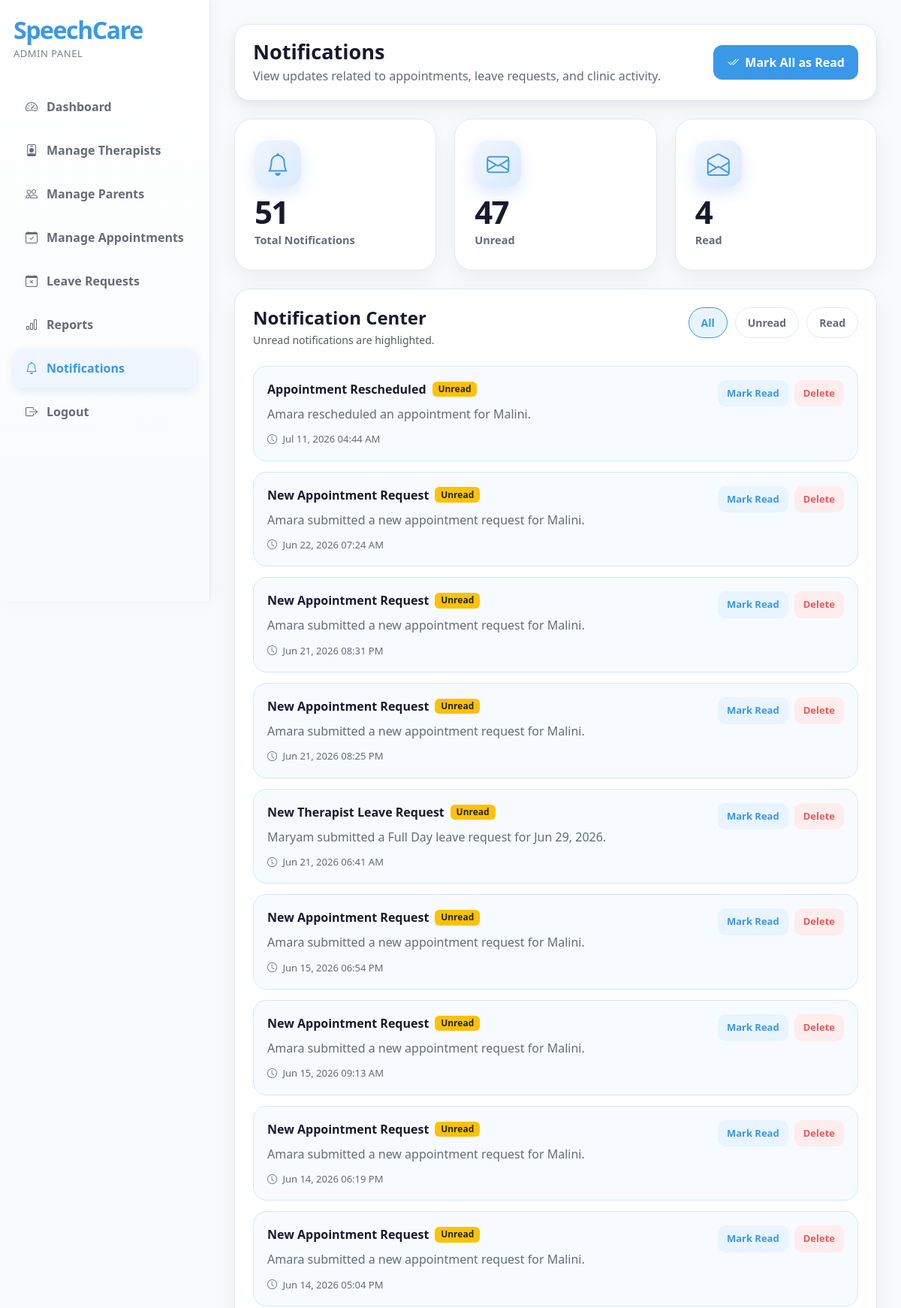
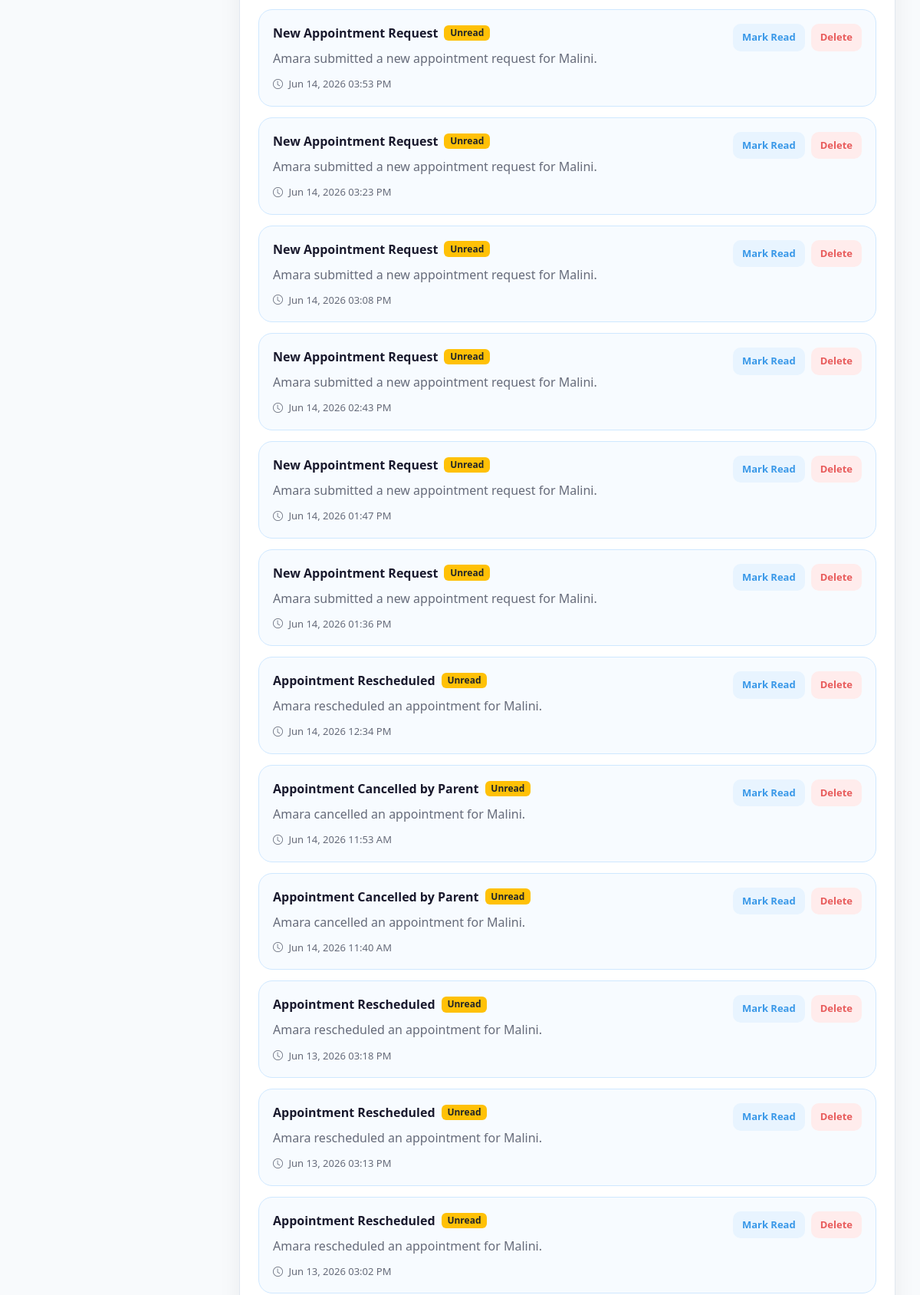
Page /admin/notifications.php (signed in, upper part) on the committed database (2 pictures, top to bottom).
### tables this page shows
CREATE TABLE `notifications` (
  `notification_id` int(11) NOT NULL,
  `user_type` enum('parent','therapist','admin') NOT NULL,
  `user_id` int(11) NOT NULL,
  `title` varchar(150) NOT NULL,
  `message` text NOT NULL,
  `status` enum('unread','read') DEFAULT 'unread',
  `created_at` timestamp NOT NULL DEFAULT current_timestamp()
);

### admin/notifications.php (called while the page is built)
<?php
include "../includes/auth_admin.php";
include "../includes/functions.php";
$notification_user_type = "admin";
$notification_user_id = $_SESSION["admin_id"];
$panel_name = "Admin Panel";
$sidebar_class = "admin-sidebar";
$sidebar_links = [
    [
        "href" => "dashboard.php",
        "icon" => "bi-speedometer2",
        "label" => "Dashboard",
        "active" => false
    ],
    [
        "href" => "manage-therapists.php",
        "icon" => "bi-person-badge",
        "label" => "Manage Therapists",
        "active" => false
    ],
    [
        "href" => "manage-parents.php",
        "icon" => "bi-people",
        "label" => "Manage Parents",
        "active" => false
    ],
    [
        "href" => "manage-appointments.php",
        "icon" => "bi-calendar-check",
        "label" => "Manage Appointments",
        "active" => false
    ],
    [
        "href" => "manage-leave-requests.php",
        "icon" => "bi-calendar-x",
        "label" => "Leave Requests",
        "active" => false
    ],
    [
        "href" => "reports.php",
        "icon" => "bi-bar-chart",
        "label" => "Reports",
        "active" => false
    ],
    [
        "href" => "notifications.php",
        "icon" => "bi-bell",
        "label" => "Notifications",
        "active" => true
    ],
    [
        "href" => "../logout.php",
        "icon" => "bi-box-arrow-right",
        "label" => "Logout",
        "active" => false
    ]
];
include "../includes/notifications_page.php";
?>

### includes/functions.php (called while the page is built, shortened)
<?php
function escapeOutput($data) {
    return htmlspecialchars($data ?? "", ENT_QUOTES, "UTF-8");
}
function displayStatusText($status) {
    return ucwords(str_replace("_", " ", $status));
}
?>

### includes/notifications_page.php (the view, shortened to what this page needs)
<?php
$status_filter = isset($_GET["status"]) ? cleanInput($_GET["status"]) : "all";
$where_parts = [
    "user_type = ?",
    "user_id = ?"
];
$params = [$notification_user_type, $notification_user_id];
$types = "si";
$where_sql = "WHERE " . implode(" AND ", $where_parts);
$notifications_sql = "SELECT
                        notification_id,
                        title,
                        message,
                        status,
                        created_at
                      FROM notifications
                      $where_sql
                      ORDER BY created_at DESC";
$notifications_stmt = mysqli_prepare($conn, $notifications_sql);
mysqli_stmt_bind_param($notifications_stmt, $types, ...$params);
mysqli_stmt_execute($notifications_stmt);
$notifications_result = mysqli_stmt_get_result($notifications_stmt);
$total_sql = "SELECT COUNT(*) AS total
              FROM notifications
              WHERE user_type = ?
              AND user_id = ?";
$total_stmt = mysqli_prepare($conn, $total_sql);
mysqli_stmt_bind_param($total_stmt, "si", $notification_user_type, $notification_user_id);
mysqli_stmt_execute($total_stmt);
$total_result = mysqli_stmt_get_result($total_stmt);
$total_count = mysqli_fetch_assoc($total_result)["total"];
$unread_sql = "SELECT COUNT(*) AS total
               FROM notifications
               WHERE user_type = ?
               AND user_id = ?
               AND status = 'unread'";
$unread_stmt = mysqli_prepare($conn, $unread_sql);
mysqli_stmt_bind_param($unread_stmt, "si", $notification_user_type, $notification_user_id);
mysqli_stmt_execute($unread_stmt);
$unread_result = mysqli_stmt_get_result($unread_stmt);
$unread_count = mysqli_fetch_assoc($unread_result)["total"];
$read_sql = "SELECT COUNT(*) AS total
             FROM notifications
             WHERE user_type = ?
             AND user_id = ?
             AND status = 'read'";
$read_stmt = mysqli_prepare($conn, $read_sql);
mysqli_stmt_bind_param($read_stmt, "si", $notification_user_type, $notification_user_id);
mysqli_stmt_execute($read_stmt);
$read_result = mysqli_stmt_get_result($read_stmt);
$read_count = mysqli_fetch_assoc($read_result)["total"];
function notificationStatusClass($status) {
    if ($status === "unread") {
        return "badge bg-warning text-dark";
    }
    return "badge bg-secondary";
}
?>
<!DOCTYPE html>
<html lang="en">
<head>
    <link href="https://cdn.jsdelivr.net/npm/bootstrap@5.3.3/dist/css/bootstrap.min.css" rel="stylesheet">
    <link href="https://cdn.jsdelivr.net/npm/bootstrap-icons@1.11.3/font/bootstrap-icons.css" rel="stylesheet">
    <link rel="stylesheet" href="../assets/css/dashboard.css">
</head>
<body>
<div class="dashboard-wrapper">
    <aside class="sidebar <?php echo escapeOutput($sidebar_class); ?>">
        <div class="sidebar-logo">SpeechCare</div>
        <div class="sidebar-subtitle"><?php echo escapeOutput($panel_name); ?></div>
        <nav class="sidebar-menu">
            <?php foreach ($sidebar_links as $link) { ?>
                <a href="<?php echo escapeOutput($link["href"]); ?>" class="<?php echo $link["active"] ? "active" : ""; ?>">
                    <i class="bi <?php echo escapeOutput($link["icon"]); ?>"></i>
                    <?php echo escapeOutput($link["label"]); ?>
                </a>
            <?php } ?>
        </nav>
    </aside>
    <main class="main-content">
        <div class="top-bar d-flex justify-content-between align-items-center flex-wrap gap-3">
            <div>
                <h1 class="page-title">Notifications</h1>
                <p class="page-subtitle">View updates related to appointments, leave requests, and clinic activity.</p>
            </div>
            <?php if ($unread_count > 0) { ?>
                <form method="POST" action="">
                    <button type="submit" name="mark_all_read" class="action-btn-primary">
                        <i class="bi bi-check2-all me-1"></i>
                        Mark All as Read
                    </button>
                </form>
            <?php } ?>
        </div>
        <div class="row g-4 mb-4">
            <div class="col-md-4">
                <div class="stat-card">
                    <div class="stat-icon"><i class="bi bi-bell"></i></div>
                    <div class="stat-number"><?php echo $total_count; ?></div>
                    <div class="stat-label">Total Notifications</div>
                </div>
            </div>
            <div class="col-md-4">
                <div class="stat-card">
                    <div class="stat-icon"><i class="bi bi-envelope"></i></div>
                    <div class="stat-number"><?php echo $unread_count; ?></div>
                    <div class="stat-label">Unread</div>
                </div>
            </div>
            <div class="col-md-4">
                <div class="stat-card">
                    <div class="stat-icon"><i class="bi bi-envelope-open"></i></div>
                    <div class="stat-number"><?php echo $read_count; ?></div>
                    <div class="stat-label">Read</div>
                </div>
            </div>
        </div>
        <div class="content-card">
            <div class="d-flex justify-content-between align-items-start flex-wrap gap-3 mb-4">
                <div>
                    <h4 class="fw-bold mb-1">Notification Center</h4>
                    <p class="text-muted small mb-0">Unread notifications are highlighted.</p>
                </div>
                <div class="filter-tabs">
                    <a href="notifications.php?status=all" class="<?php echo $status_filter === 'all' ? 'active' : ''; ?>">All</a>
                    <a href="notifications.php?status=unread" class="<?php echo $status_filter === 'unread' ? 'active' : ''; ?>">Unread</a>
                    <a href="notifications.php?status=read" class="<?php echo $status_filter === 'read' ? 'active' : ''; ?>">Read</a>
                </div>
            </div>
            <?php if (mysqli_num_rows($notifications_result) > 0) { ?>
                <?php while ($notification = mysqli_fetch_assoc($notifications_result)) { ?>
                    <div class="notification-item <?php echo $notification["status"] === "unread" ? "unread" : ""; ?>">
                        <div class="d-flex justify-content-between align-items-start flex-wrap gap-3">
                            <div style="flex: 1;">
                                <div class="d-flex align-items-center gap-2 flex-wrap mb-2">
                                    <div class="notification-title mb-0">
                                        <?php echo escapeOutput($notification["title"]); ?>
                                    </div>
                                    <span class="<?php echo notificationStatusClass($notification["status"]); ?>">
                                        <?php echo displayStatusText($notification["status"]); ?>
                                    </span>
                                </div>
                                <div class="notification-message">
                                    <?php echo escapeOutput($notification["message"]); ?>
                                </div>
                                <div class="notification-date">
                                    <i class="bi bi-clock me-1"></i>
                                    <?php echo date("M d, Y h:i A", strtotime($notification["created_at"])); ?>
                                </div>
                            </div>
                            <div class="d-flex gap-2 flex-wrap">
                                <?php if ($notification["status"] === "unread") { ?>
                                    <form method="POST" action="">
                                        <button type="submit" name="mark_read" class="small-action-btn btn-read">
                                            Mark Read
                                        </button>
                                    </form>
                                <?php } ?>
                                <form method="POST" action="" onsubmit="return confirm('Delete this notification?');">
                                    <button type="submit" name="delete_notification" class="small-action-btn btn-delete">
                                        Delete
                                    </button>
                                </form>
                            </div>
                        </div>
                    </div>
                <?php } ?>
            <?php } ?>
        </div>
    </main>
</div>
</body>
</html>

### assets/css/dashboard.css (style rules this page uses)
:root { --primary-blue: #3998E8; --primary-blue-dark: #1F7FD1; --primary-blue-light: #E8F4FF; --sidebar-bg: #ffffff; --sidebar-active-bg: #eff6ff; --sidebar-hover-bg: #f1f5f9; --soft-bg: #f8fafc; --dark-text: #19192D; --gray-text: #666B7A; --light-border: #e2e8f0; --medium-border: #cbd5e1; --success: #2CB67D; --warning: #F6B23D; --danger: #E85C5C; --admin-dark: #F3F9FF; }
body { font-family: 'Segoe UI', sans-serif; background: var(--soft-bg); color: var(--dark-text); }
.dashboard-wrapper { min-height: 100vh; display: flex; }
.sidebar { width: 280px; min-height: 100vh; background: var(--sidebar-bg); border-right: 1px solid var(--light-border); box-shadow: 4px 0 20px rgba(0, 0, 0, 0.04); padding: 24px 18px; position: fixed; left: 0; top: 0; }
.admin-sidebar { background: linear-gradient(180deg, #ffffff 0%, #f8fafc 100%); border-right: 1px solid var(--light-border); }
.sidebar-logo { font-family: 'Segoe UI', sans-serif; font-size: 32px; font-weight: 600; letter-spacing: -1.4px; color: var(--primary-blue); margin-bottom: 6px; line-height: 1; }
.sidebar-subtitle { font-size: 13px; font-weight: 500; color: var(--gray-text); letter-spacing: 0.5px; margin-bottom: 34px; opacity: 0.85; text-transform: uppercase; }
.admin-sidebar .sidebar-subtitle { color: var(--gray-text); }
.sidebar-menu a { display: flex; align-items: center; gap: 12px; padding: 14px 16px; border-radius: 12px; color: var(--gray-text); text-decoration: none; margin-bottom: 6px; font-weight: 600; transition: 0.2s ease; }
.sidebar-menu a:hover, .sidebar-menu a.active { background: var(--sidebar-active-bg); color: var(--primary-blue); box-shadow: 0 4px 12px rgba(37, 99, 235, 0.12); }
.admin-sidebar .sidebar-menu a { color: var(--gray-text); }
.admin-sidebar .sidebar-menu a:hover, .admin-sidebar .sidebar-menu a.active { background: var(--sidebar-active-bg); color: var(--primary-blue); }
.sidebar-menu a i, .sidebar-menu a svg { color: inherit; }
.main-content { background: var(--soft-bg); margin-left: 280px; width: calc(100% - 280px); padding: 32px; }
.top-bar { background: #ffffff; border: 1px solid var(--light-border); border-radius: 20px; padding: 20px 24px; box-shadow: 0 10px 30px rgba(0, 0, 0, 0.06), 0 4px 12px rgba(0, 0, 0, 0.04); margin-bottom: 24px; transition: all 0.3s ease; }
.page-title { font-size: 27px; font-weight: 700; color: var(--dark-text); margin-bottom: 4px; }
.page-subtitle { color: var(--gray-text); margin: 0; }
.stat-card { background: #ffffff; border: 1px solid var(--light-border); border-radius: 24px; padding: 28px 26px; height: 100%; position: relative; overflow: hidden; transition: all 0.4s cubic-bezier(0.4, 0, 0.2, 1); box-shadow: 0 10px 30px rgba(0, 0, 0, 0.06); }
.stat-card::before { content: ''; position: absolute; top: 0; left: 0; width: 100%; height: 4px; background: linear-gradient(90deg, var(--primary-blue), #60a5fa); opacity: 0; transition: opacity 0.3s ease; }
.stat-icon { width: 62px; height: 62px; border-radius: 18px; background: linear-gradient(135deg, #eff6ff, #dbeafe); color: var(--primary-blue); display: flex; align-items: center; justify-content: center; font-size: 30px; box-shadow: 0 8px 20px rgba(37, 99, 235, 0.15); transition: all 0.3s ease; margin-bottom: 12px; }
.stat-number { font-size: 42px; font-weight: 700; line-height: 1; letter-spacing: -1.8px; color: var(--dark-text); margin-bottom: 6px; transition: all 0.3s ease; }
.stat-label { font-size: 14.5px; font-weight: 600; color: var(--gray-text); text-transform: none; }
.content-card { background: #ffffff; border: 1px solid var(--light-border); border-radius: 20px; padding: 24px; box-shadow: 0 10px 30px rgba(0, 0, 0, 0.06); }
.action-btn-primary { background: var(--primary-blue); border: none; color: #ffffff; border-radius: 12px; padding: 11px 18px; font-weight: 700; transition: 0.2s ease; }
.filter-tabs { display: flex; gap: 10px; flex-wrap: wrap; }

### rows in the picture
notifications: title "Appointment Rescheduled", status "Unread", message "Amara rescheduled an appointment for Malini.", created_at "Jul 11, 2026 04:44 AM"
notifications: title "New Appointment Request", status "Unread", message "Amara submitted a new appointment request for Malini.", created_at "Jun 22, 2026 07:24 AM"
notifications: title "New Appointment Request", status "Unread", message "Amara submitted a new appointment request for Malini.", created_at "Jun 21, 2026 08:31 PM"
notifications: title "New Appointment Request", status "Unread", message "Amara submitted a new appointment request for Malini.", created_at "Jun 21, 2026 08:25 PM"
notifications: title "New Therapist Leave Request", status "Unread", message "Maryam submitted a Full Day leave request for Jun 29, 2026.", created_at "Jun 21, 2026 06:41 AM"
notifications: title "New Appointment Request", status "Unread", message "Amara submitted a new appointment request for Malini.", created_at "Jun 15, 2026 06:54 PM"
notifications: title "New Appointment Request", status "Unread", message "Amara submitted a new appointment request for Malini.", created_at "Jun 15, 2026 09:13 AM"
notifications: title "New Appointment Request", status "Unread", message "Amara submitted a new appointment request for Malini.", created_at "Jun 14, 2026 06:19 PM"
notifications: title "New Appointment Request", status "Unread", message "Amara submitted a new appointment request for Malini.", created_at "Jun 14, 2026 05:04 PM"
notifications: title "New Appointment Request", status "Unread", message "Amara submitted a new appointment request for Malini.", created_at "Jun 14, 2026 03:53 PM"
notifications: title "New Appointment Request", status "Unread", message "Amara submitted a new appointment request for Malini.", created_at "Jun 14, 2026 03:23 PM"
notifications: title "New Appointment Request", status "Unread", message "Amara submitted a new appointment request for Malini.", created_at "Jun 14, 2026 03:08 PM"
notifications: title "New Appointment Request", status "Unread", message "Amara submitted a new appointment request for Malini.", created_at "Jun 14, 2026 02:43 PM"
notifications: title "New Appointment Request", status "Unread", message "Amara submitted a new appointment request for Malini.", created_at "Jun 14, 2026 01:47 PM"
notifications: title "New Appointment Request", status "Unread", message "Amara submitted a new appointment request for Malini.", created_at "Jun 14, 2026 01:36 PM"
notifications: title "Appointment Rescheduled", status "Unread", message "Amara rescheduled an appointment for Malini.", created_at "Jun 14, 2026 12:34 PM"
notifications: title "Appointment Cancelled by Parent", status "Unread", message "Amara cancelled an appointment for Malini.", created_at "Jun 14, 2026 11:53 AM"
notifications: title "Appointment Cancelled by Parent", status "Unread", message "Amara cancelled an appointment for Malini.", created_at "Jun 14, 2026 11:40 AM"
notifications: title "Appointment Rescheduled", status "Unread", message "Amara rescheduled an appointment for Malini.", created_at "Jun 13, 2026 03:18 PM"
notifications: title "Appointment Rescheduled", status "Unread", message "Amara rescheduled an appointment for Malini.", created_at "Jun 13, 2026 03:13 PM"
notifications: title "Appointment Rescheduled", status "Unread", message "Amara rescheduled an appointment for Malini.", created_at "Jun 13, 2026 03:02 PM"

### other values in the picture
escapeOutput($panel_name) "ADMIN PANEL"
escapeOutput($link["label"]) "Dashboard"
escapeOutput($link["label"]) "Manage Therapists"
escapeOutput($link["label"]) "Manage Parents"
escapeOutput($link["label"]) "Manage Appointments"
escapeOutput($link["label"]) "Leave Requests"
escapeOutput($link["label"]) "Reports"
escapeOutput($link["label"]) "Notifications"
escapeOutput($link["label"]) "Logout"
$total_count "51"
$unread_count "47"
$read_count "4"
